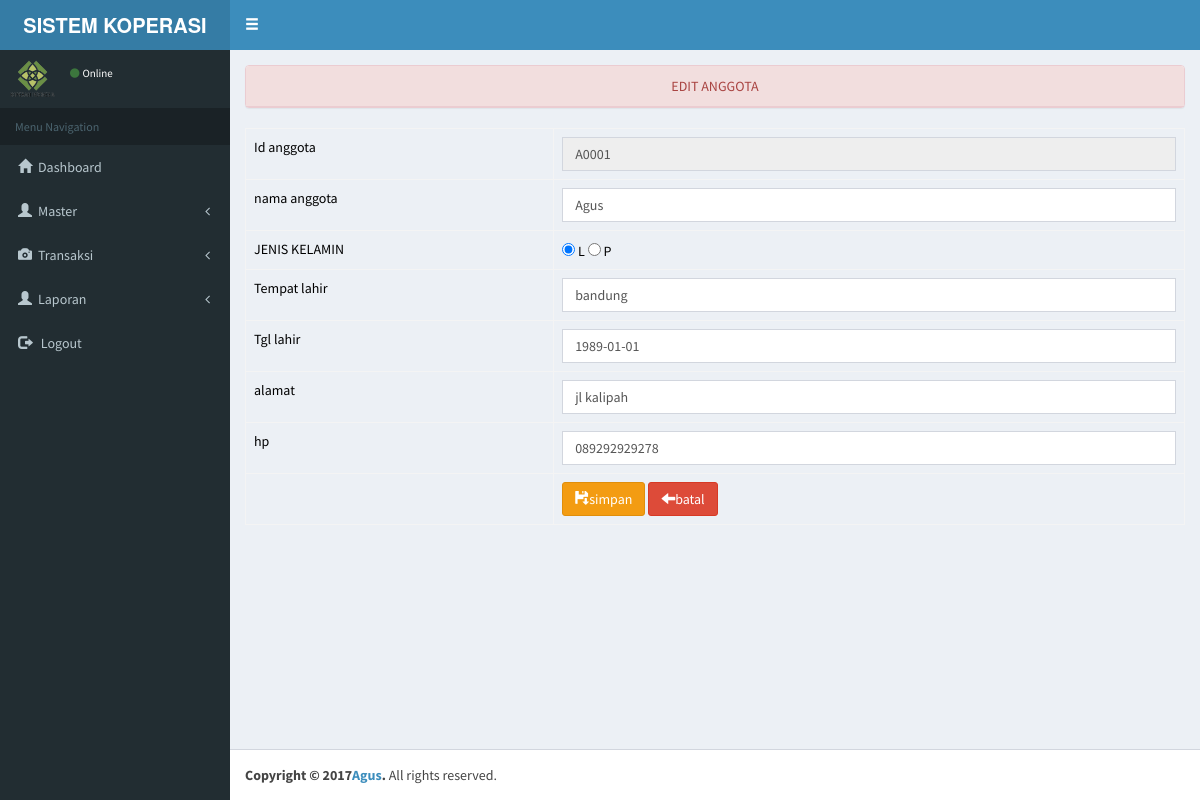
Page /media.php?modul=anggota&act=edit&id_anggota=A0001 on the committed database.
### tables this page shows
CREATE TABLE `anggota` (
  `id_anggota` char(5) NOT NULL,
  `namaanggota` varchar(50) NOT NULL,
  `jk` char(2) NOT NULL,
  `tempat_lahir` varchar(50) NOT NULL,
  `tgl_lahir` date NOT NULL,
  `alamat` varchar(50) NOT NULL,
  `hp` char(12) NOT NULL,
  PRIMARY KEY (`id_anggota`)
);

### modul/anggota/edit.php (the view, shortened to what this page needs)
<?php
include'koneksi/koneksi.php';
$id_anggota=$_GET['id_anggota'];
$sql=mysqli_query($koneksi,"SELECT * FROM anggota where id_anggota='$id_anggota'");
$r=mysqli_fetch_array($sql);
?>
<center><div class="panel panel-danger">
	<div class="panel-heading">EDIT ANGGOTA</div></div></center>
	<form method="POST" action="cek_login.php?modul=anggota&act=update">
		<table class="table table-bordered">
			<tr>
				<td>Id anggota</td>
				<td><input type="text" name="id"
					class="form-control"  class="input" readonly="readyonly" value="<?php echo $r['id_anggota']; ?>">
				</td>
			</tr>
			<tr>
				<td>nama anggota</td>
				<td><input type="text" name="namaanggota"
					pattern="[a-zA-Z ]+" autofocus required
					oninvalid="this.setCustomValidity('Input Hanya boleh Huruf A-Z')"
					class="form-control" value="<?php echo $r['namaanggota']; ?>"/>
				</td>
			</tr>
			<tr>
				<td>JENIS KELAMIN</td>
				<td><input type="radio" pattern="[a-zA-Z ]+" autofocus required
					oninvalid="this.setCustomValidity('Input Hanya boleh Huruf A-Z')"
					name="gender"  value="L" <?php if($r['jk']=='L') echo "checked='checked'" ?>> L
					<input type="radio"
					pattern="[a-zA-Z ]+" autofocus required
					oninvalid="this.setCustomValidity('Input Hanya boleh Huruf A-Z')"
					value="P"  name="gender" <?php if($r['jk']=='P') echo "checked='checked'" ?>> P
				</td>
			</tr>
			<tr>
				<td>Tempat lahir</td>
				<td><input type="text" name="tempat_lahir"
					pattern="[a-zA-Z ]+" autofocus required
					oninvalid="this.setCustomValidity('Input Hanya boleh Huruf A-Z')"
					class="form-control" value="<?php echo $r['tempat_lahir']; ?>"/>
				</td>
			</tr>
			<tr>
				<td>Tgl lahir</td>
				<td><input type="text" name="tgl_lahir"
				  	class="form-control" required value="<?php echo $r['tgl_lahir']; ?>"/>
				</td>
			</tr>
			<tr>
				<td>alamat</td>
				<td><input type="text" name="alamat"
					pattern="[a-zA-Z ]+" autofocus required
					oninvalid="this.setCustomValidity('Input Hanya boleh Huruf A-Z')"
					class="form-control" value="<?php echo $r['alamat']; ?>"/>
				</td>
			</tr>
			<tr>
				<td>hp</td>
				<td><input type="text" name="hp"
					pattern="[0-9]+" autofocus required
					oninvalid="this.setCustomValidity('Input Hanya boleh Angka')"maxlength="12"
					class="form-control" value="<?php echo $r['hp']; ?>"/>
				</td>
			</tr>
			<tr>
				<td></td><td><button type="submit" onclick="return konfirmasi()" class="btn btn-warning">
									<span class='glyphicon glyphicon-floppy-save' aria-hidden='true'></span>simpan</button>
							<button type='submit' class="btn btn-danger" a href='media.php?modul=anggota&act=list'>
									<span class='glyphicon glyphicon-arrow-left' aria-hidden='true'></span>batal</button>
			</tr>
	</table>
</form>

### rows in the picture
anggota: id "A0001", namaanggota "Agus", jk "☑", tempat_lahir "bandung", tgl_lahir "1989-01-01", alamat "jl kalipah", hp "089292929278"
